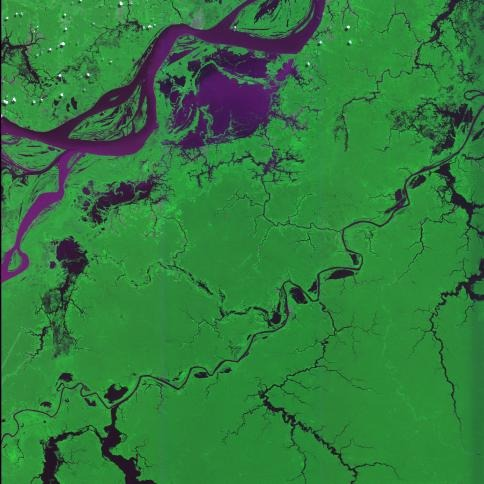
#> input picture imagens/clean/amaz3.jpeg, 484 x 484 px
$ jupyter execute threshold.ipynb
#> lines starting #> are read from the running program, lines starting #| are printed output that depends on the picture; after the words box and inside, x2 and y2 are one past the last pixel; in counts of white or black regions, pixels touching at a corner belong together
# **Extracting Rivers from Satellite Images**

This project aims to test image processing algorithms such as Thresholding, Color Processing, Canny Algorithm, etc to extract river shapes from satellite images. Using images from INPE ([http://www.dgi.inpe.br](http://www.dgi.inpe.br/)) as input, we expect to get interesting output images that highlight the water areas of rivers.

[cell 1]
import numpy as np
import matplotlib.pyplot as plt
import imageio as iio

[cell 2]
def limiarization(img, T):

  img1 = np.zeros(img.shape)

  img1[img > T] = 1

  return img1


def optimal_T(img0, T_0):

  T = 0
  Tp = 1

  wid, hei = img0.shape

  img = limiarization(img0, T_0)

  while( np.abs(T - Tp) >= 0.5):

    avg1 = np.sum(img0, where = img == 0)
    avg2 = np.sum(img0, where = img == 1)

    img00 = img == 0
    img01 = img == 1
    count1 = np.sum(img00, where = img00 == 1)
    count2 = np.sum(img01, where = img01 == 1)

    avg1 = avg1/count1
    avg2 = avg2/count2

    Tp = T

    T = 0.5*(avg1 + avg2)

    img = limiarization(img0, T)

  return T

def normalize(img : np.ndarray, min, max):
  '''Function that converts an image to the given desired range.'''
  return ((img - np.min(img))/(np.max(img) - np.min(img)))*(max - min) + min


def gaussian_filter(k: int, sigma: float):
  '''Returns a gaussian filter from the following parameters:
     - k : int -> lateral size of the filter
     - sigma : float -> size of the blur. The higher the sigma the lower the blurred area, hence weaker the blurring effect.
  '''

  rangex = np.arange((-k // 2) + 1.0, (k // 2) + 1.0)
  x, y = np.meshgrid(rangex, rangex)
  filt = np.exp(-(1/2)*(np.square(x) + np.square(y)) / np.square(sigma))
  return filt/np.sum(filt)

[cell 3]
img = iio.imread("../imagens/clean/amaz3.jpeg")
#> img is the input picture: shape (484, 484, 3); mean R, G, B 49.2, 124.6, 61.9

plt.figure(figsize = (10, 10))
plt.imshow(img)
plt.title("Imagem Original")
plt.axis("off")
plt.show()

Below, the best color channel was selected to process a river. As a beggining example, the green channel was selected, as the river is highlited more in blueish tones and has less presence of green in its final color.

[cell 4]
plt.figure( figsize = (20, 20))

plt.subplot(141)
plt.imshow(img)
plt.title("Original")
plt.axis("off")

plt.subplot(142)
plt.imshow(img[:, :, 0], cmap = "gray")
plt.title("Vermelho")
plt.axis("off")

plt.subplot(143)
plt.imshow(img[:, :, 1], cmap = "gray")
plt.title("Verde")
plt.axis("off")

plt.subplot(144)
plt.imshow(img[:, :, 2], cmap = "gray")
plt.title("Azul")
plt.axis("off")

plt.show()
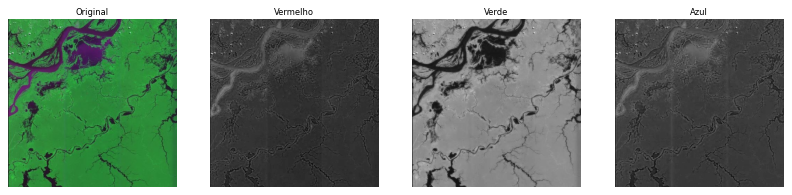
#> figure drawn by matplotlib, 4 panels


#Selecionando o canal verde
img1 = img[:, :, 1]
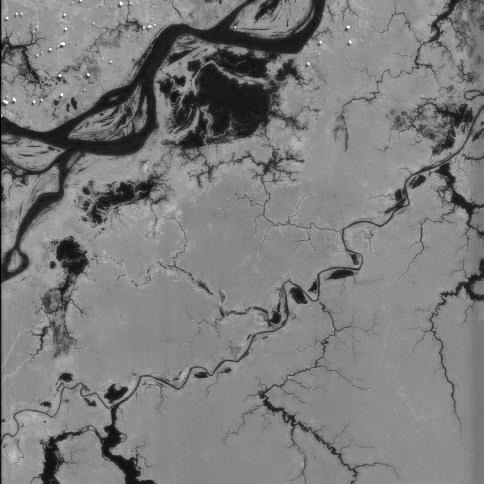
#> img1: shape (484, 484); min 0, max 255, mean 124.6

Starting with the green channel, the limiarization process was used to segment the image into two binary parts.

[cell 5]
#Applying the limiazitation method
T = optimal_T(img1, 67)
#> in optimal_T, `img = limiarization(img0, T_0)`:
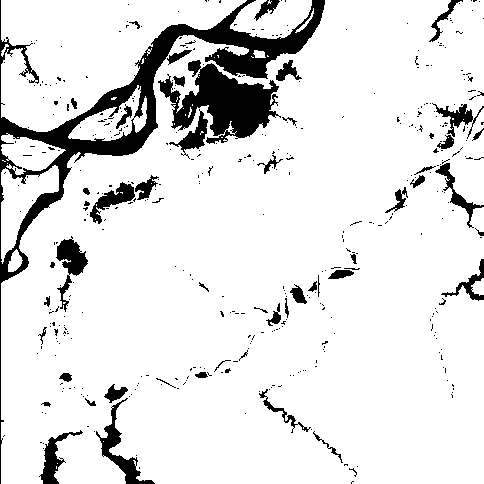
#> img: shape (484, 484) float64; values 0 (black) and 1 (white), 88.7% white; 434 black regions (382 under 20 px), largest, box (x1, y1, x2, y2) and area: (0, 0, 325, 484) 11464, (158, 60, 281, 144) 4888, (96, 398, 155, 484) 1041
#> the loop in optimal_T, `while( np.abs(T - Tp) >= 0.5): ` made 5 passes
#> (avg1, avg2, count1, count2, Tp, T) on passes 2 to 5: (45.57, 137.8, 33396, 200860, 86.59, 91.67), (48.27, 138.3, 35605, 198651, 91.67, 93.29), (49.45, 138.5, 36578, 197678, 93.29, 93.99), (49.45, 138.5, 36578, 197678, 93.99, 93.99)
#> (avg1, avg2, count1, count2, T) on pass 1: (37.39, 135.8, 26554, 207702, 86.59)
#> pass 1, in optimal_T, `img = limiarization(img0, T)`:
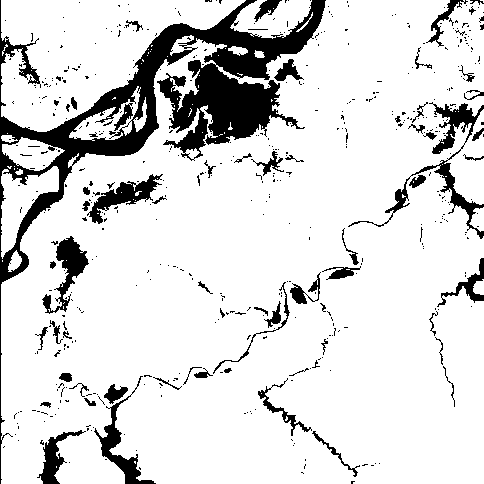
#> img: shape (484, 484) float64; values 0 (black) and 1 (white), 85.7% white; 505 black regions (441 under 20 px), largest, box (x1, y1, x2, y2) and area: (0, 0, 326, 484) 19659, (348, 102, 484, 239) 2144, (42, 236, 89, 314) 1205
#> T = 93.99
imgfinal = limiarization(img1, T)
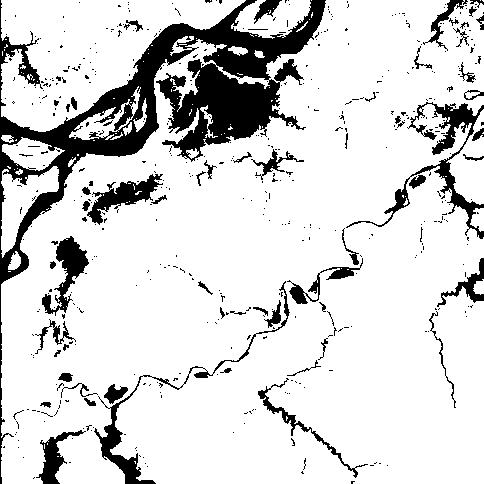
#> imgfinal: shape (484, 484) float64; values 0 (black) and 1 (white), 84.4% white; 505 black regions (446 under 20 px), largest, box (x1, y1, x2, y2) and area: (0, 0, 326, 484) 21318, (346, 102, 484, 239) 2609, (94, 281, 290, 484) 1766


imgfinal = normalize(imgfinal, 0, 255).astype(np.uint8)


plt.figure(figsize = (20, 20))

plt.subplot(121)
plt.imshow(img, cmap = "gray")
plt.title("Before Limiarization")
plt.axis("off")

plt.subplot(122)
plt.imshow(imgfinal, cmap = "gray")
plt.title("After Limiarization")
plt.axis("off")

$ run again, with imagens/clean/amaz1.jpeg copied over imagens/clean/amaz3.jpeg
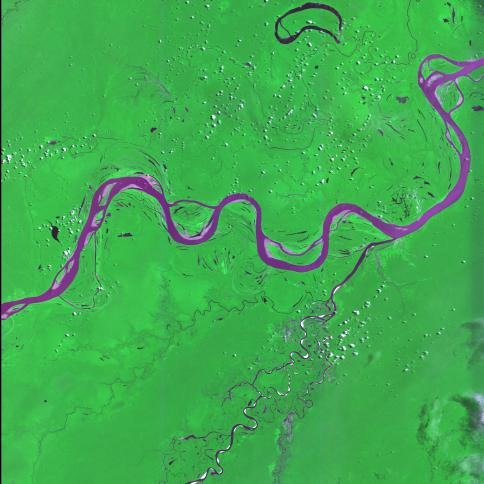
#> input picture imagens/clean/amaz1.jpeg, 484 x 484 px
#> img is the input picture: shape (484, 484, 3); mean R, G, B 64, 170.6, 81.1
#> in optimal_T, `img = limiarization(img0, T_0)`:
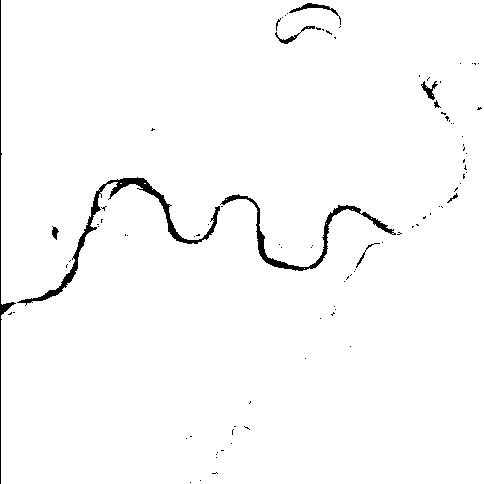
#> img: shape (484, 484) float64; values 0 (black) and 1 (white), 98.1% white; 94 black regions (83 under 20 px), largest, box (x1, y1, x2, y2) and area: (17, 177, 220, 306) 1735, (220, 194, 396, 271) 1191, (0, 0, 16, 484) 575
#> the loop in optimal_T, `while( np.abs(T - Tp) >= 0.5): ` made 5 passes
#> (avg1, avg2, count1, count2, Tp, T) on passes 2 to 5: (72.15, 175.1, 10235, 224021, 112, 123.6), (80.43, 175.7, 12511, 221745, 123.6, 128.1), (84.05, 175.9, 13587, 220669, 128.1, 130), (84.76, 176, 13804, 220452, 130, 130.4)
#> `T = optimal_T(img1, 67)`: T = 130.4
#> `imgfinal = limiarization(img1, T)`:
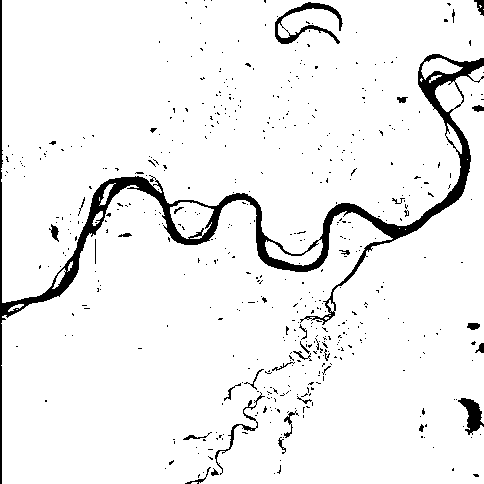
#> imgfinal: shape (484, 484) float64; values 0 (black) and 1 (white), 94% white; 530 black regions (498 under 20 px), largest, box (x1, y1, x2, y2) and area: (0, 0, 484, 484) 9762, (275, 2, 343, 44) 733, (458, 398, 484, 435) 464

$ run again, with imagens/clean/amaz2.jpeg copied over imagens/clean/amaz3.jpeg
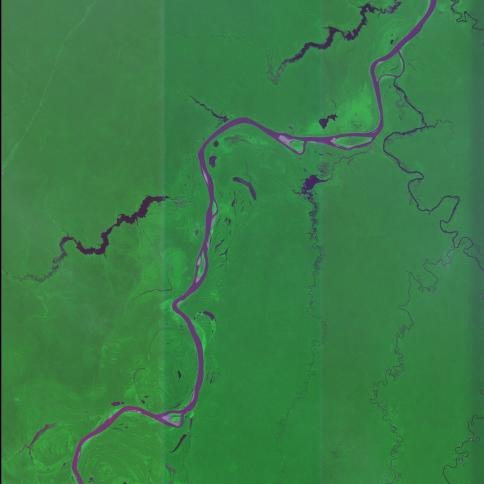
#> input picture imagens/clean/amaz2.jpeg, 484 x 484 px
#> img is the input picture: shape (484, 484, 3); mean R, G, B 57.6, 125.7, 71.2
#> in optimal_T, `img = limiarization(img0, T_0)`:
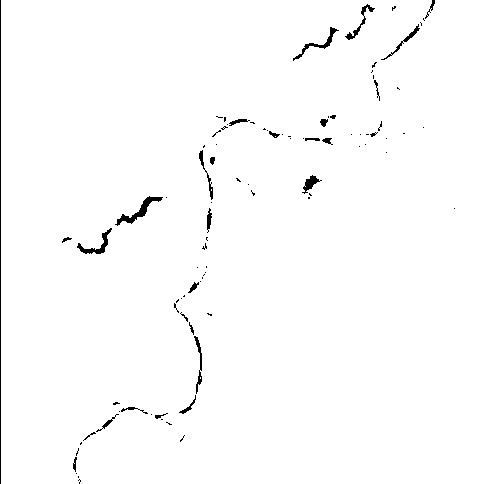
#> img: shape (484, 484) float64; values 0 (black) and 1 (white), 98.7% white; 94 black regions (66 under 20 px), largest, box (x1, y1, x2, y2) and area: (0, 0, 1, 484) 484, (115, 196, 163, 226) 319, (77, 228, 112, 254) 226
#> the loop in optimal_T, `while( np.abs(T - Tp) >= 0.5): ` made 5 passes
#> (avg1, avg2, count1, count2, Tp, T) on passes 2 to 5: (66.06, 127.5, 6834, 227422, 88.74, 96.79), (70.44, 127.7, 8192, 226064, 96.79, 99.08), (72.21, 127.8, 8754, 225502, 99.08, 100), (72.94, 127.8, 8992, 225264, 100, 100.4)
#> `T = optimal_T(img1, 67)`: T = 100.4
#> `imgfinal = limiarization(img1, T)`:
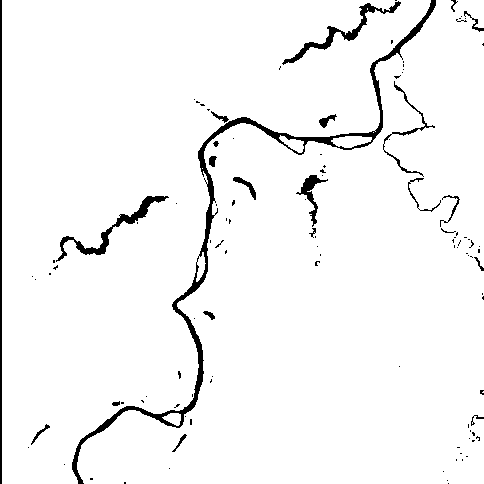
#> imgfinal: shape (484, 484) float64; values 0 (black) and 1 (white), 96.2% white; 113 black regions (90 under 20 px), largest, box (x1, y1, x2, y2) and area: (72, 0, 436, 484) 4095, (0, 0, 2, 484) 968, (56, 196, 169, 262) 923

$ run again, with imagens/clean/amaz13.jpg copied over imagens/clean/amaz3.jpeg
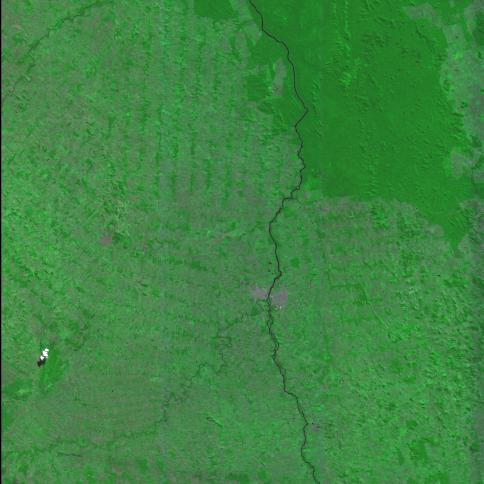
#> input picture imagens/clean/amaz13.jpg, 484 x 484 px
#> img is the input picture: shape (484, 484, 3); mean R, G, B 61.2, 132.7, 66.1
#> in optimal_T, `img = limiarization(img0, T_0)`:
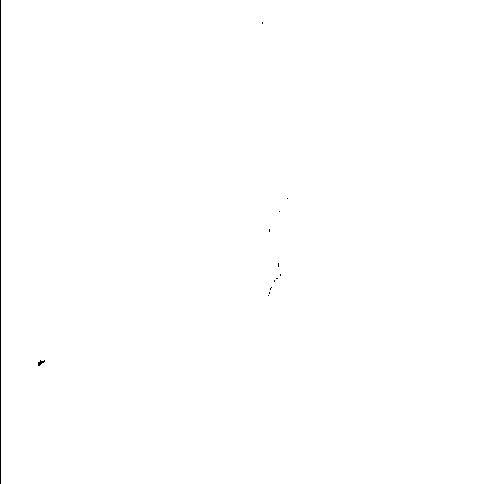
#> img: shape (484, 484) float64; values 0 (black) and 1 (white), 99.8% white; black in thin lines or dots, all inside (x1, y1, x2, y2) = (0, 0, 288, 484)
#> the loop in optimal_T, `while( np.abs(T - Tp) >= 0.5): ` made 6 passes
#> (avg1, count1, count2, Tp, T) on passes 2 to 6: (16.63, 573, 233683, 72.58, 74.82), (18.09, 588, 233668, 74.82, 75.55), (19.32, 601, 233655, 75.55, 76.17), (20.52, 614, 233642, 76.17, 76.77), (20.52, 614, 233642, 76.77, 76.77)
#> `T = optimal_T(img1, 67)`: T = 76.77
#> `[cell 5] #Applying the limiazitation method T = optimal_T(img1, 67) im..`:
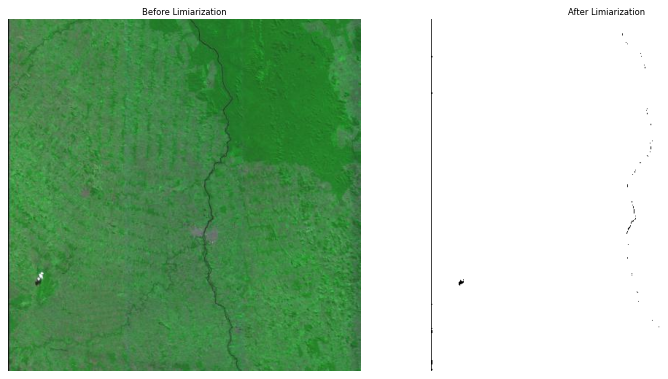
#> figure drawn by matplotlib, 2 panels
